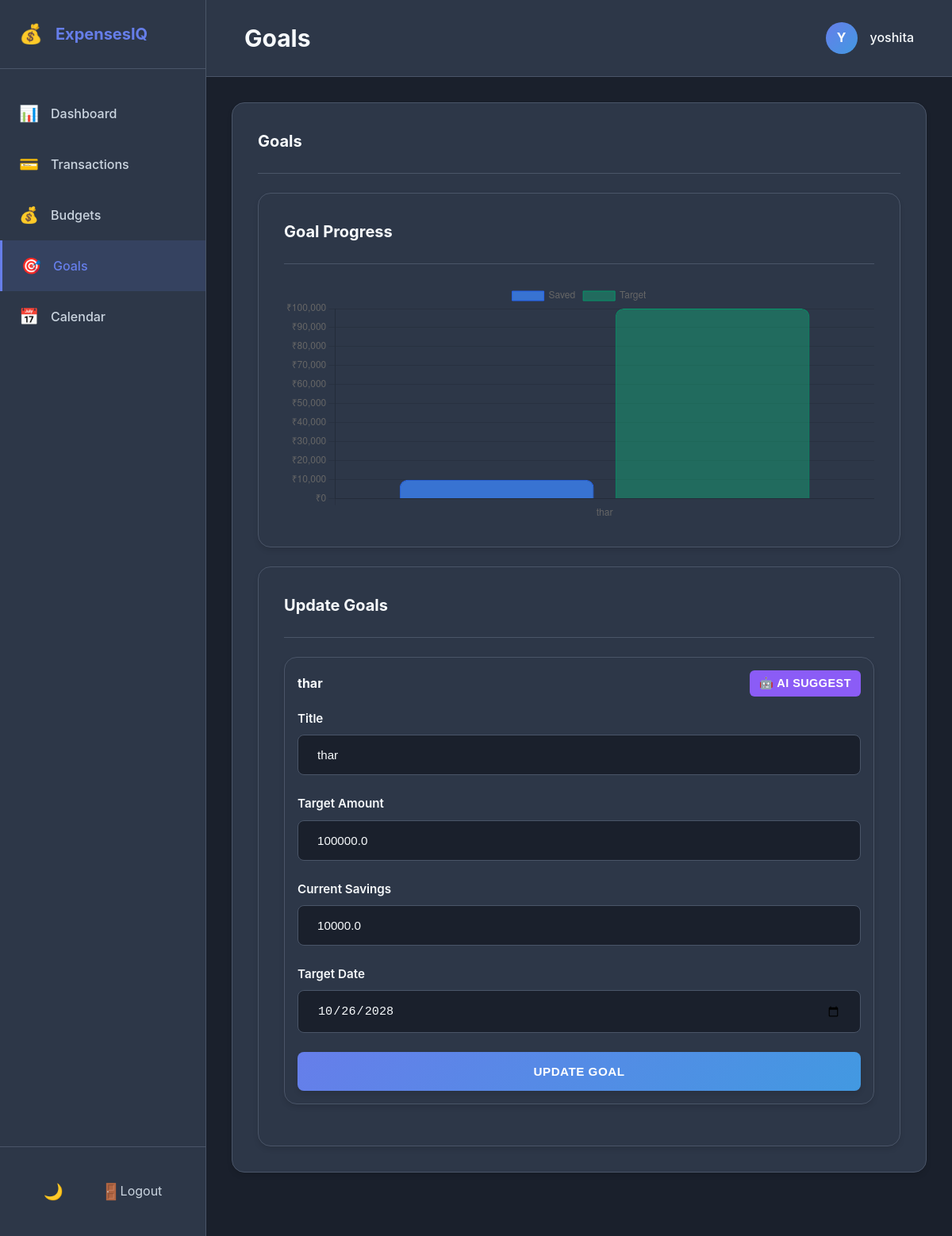
Page /goals (signed in) on the committed database.
### tables this page shows
CREATE TABLE goals(

            id INTEGER PRIMARY KEY AUTOINCREMENT,

            group_name TEXT,

            user TEXT,

            title TEXT,

            target REAL,

            saved REAL,

            due_date TEXT
        );

### app.py (the view, shortened to what this page needs)
@app.route('/goals', methods=['GET', 'POST'])
def goals_page():
    if 'user' not in session:
        return redirect(url_for('login'))
    group_name = session['group_name']
    conn = get_db()
    cur = conn.cursor()
    cur.execute('SELECT * FROM goals WHERE group_name=? ORDER BY id DESC', (group_name,))
    rows = [dict(r) for r in cur.fetchall()]
    conn.close()
    goals = []
    for g in rows:
        progress = int(min(100, (g['saved'] / g['target'] * 100) if g['target'] else 0))
        goals.append({
            'id': g['id'],
            'title': g['title'],
            'target': g['target'],
            'saved': g['saved'],
            'due_date': g['due_date'],
            'progress': progress,
        })
    return render_template('goals.html', goals=goals)

### app.py (called while the page is built)
@app.after_request
def add_cors(response: Response) -> Response:
    response.headers["Access-Control-Allow-Origin"] = "*"
    response.headers["Access-Control-Allow-Headers"] = (
        "Content-Type,Authorization"
    )
    response.headers["Access-Control-Allow-Methods"] = (
        "GET,POST,OPTIONS"
    )
    return response

def get_db():
    db_path = Path(__file__).resolve().parent / "data.db"
    conn = sqlite3.connect(str(db_path), timeout=10, check_same_thread=False)
    conn.row_factory = sqlite3.Row
    return conn

### templates/goals.html (shortened to what this page needs)
{% extends "base.html" %}
{% block page_title %}Goals{% endblock %}
{% block content %}
<div class="dashboard-section">
  <div class="card list-card">
    <div class="card-header">
      <h2 class="card-title">Goals</h2>
    </div>
    {% if goals %}
    <div class="list-row">
      <div class="card">
        <div class="card-header">
          <h3 class="card-title">Goal Progress</h3>
        </div>
        <div class="chart-container">
          <canvas id="goalsChart"></canvas>
        </div>
      </div>
      <div class="card">
        <div class="card-header">
          <h3 class="card-title">Update Goals</h3>
        </div>
        <div class="goal-list">
          {% for goal in goals %}
          <div class="card" style="margin-bottom: 20px; padding: 16px; border: 1px solid var(--color-border);">
            <div style="display: flex; justify-content: space-between; align-items: center; margin-bottom: 16px;">
              <h4 style="margin: 0; color: var(--color-text);">{{ goal.title }}</h4>
              <button class="btn btn-small" onclick="estimateDailySavings({{ goal.id }}, '{{ goal.title }}', {{ goal.target }}, {{ goal.saved }}, '{{ goal.due_date }}')" style="background-color: #8B5CF6; color: white; border: none; padding: 8px 12px; border-radius: 6px; cursor: pointer; font-size: 0.9rem;">
                🤖 AI Suggest
              </button>
            </div>
            <form method="post" class="dashboard-form">
              <div class="form-group">
                <label class="form-label">Title</label>
                <input class="form-input" name="title" type="text" value="{{ goal.title }}" disabled>
              </div>
              <div class="form-group">
                <label class="form-label">Target Amount</label>
                <input class="form-input" name="target" type="number" step="0.01" value="{{ goal.target }}" required>
              </div>
              <div class="form-group">
                <label class="form-label">Current Savings</label>
                <input class="form-input" name="saved" type="number" step="0.01" value="{{ goal.saved }}" required>
              </div>
              <div class="form-group">
                <label class="form-label">Target Date</label>
                <input class="form-input" name="due_date" type="date" value="{{ goal.due_date }}" required>
              </div>
              <button class="btn btn-primary btn-full" type="submit">Update Goal</button>
            </form>
          </div>
          {% endfor %}
        </div>
      </div>
    </div>
    {% endif %}
  </div>
</div>
{% endblock %}
{% block extra_js %}
{% if goals %}
<script>
  const goalLabels = {{ goals|map(attribute='title')|list|tojson }};
  const savedValues = {{ goals|map(attribute='saved')|list|tojson }};
  const targetValues = {{ goals|map(attribute='target')|list|tojson }};
  const goalsCtx = document.getElementById('goalsChart');
  if (goalsCtx) {
    new Chart(goalsCtx, {
      type: 'bar',
      data: {
        labels: goalLabels,
        datasets: [
          {
            label: 'Saved',
            data: savedValues,
            backgroundColor: 'rgba(59, 130, 246, 0.8)',
            borderColor: 'rgba(37, 99, 235, 1)',
            borderWidth: 1,
            borderRadius: 10,
          },
          {
            label: 'Target',
            data: targetValues,
            backgroundColor: 'rgba(16, 185, 129, 0.4)',
            borderColor: 'rgba(5, 150, 105, 1)',
            borderWidth: 1,
            borderRadius: 10,
          }
        ]
      },
      options: {
        responsive: true,
        maintainAspectRatio: false,
        plugins: {
          tooltip: {
            callbacks: {
              label: function(context) {
                return context.dataset.label + ': ₹' + context.parsed.y.toLocaleString();
              }
            }
          }
        },
        scales: {
          y: {
            beginAtZero: true,
            ticks: {
              callback: function(value) {
                return '₹' + value.toLocaleString();
              }
            }
          }
        }
      }
    });
  }
</script>
{% endif %}
{% endblock %}

### templates/base.html (shortened to what this page needs)
<!DOCTYPE html>
<html lang="en">
<head>
  <link rel="stylesheet" href="{{ url_for('static', filename='style_redesign.css') }}">
  <link rel="stylesheet" href="https://cdn.jsdelivr.net/npm/chart.js@3.9.1/dist/chart.min.css">
</head>
<body class="dark-mode">
  <div class="app-container">
    <aside class="sidebar">
      <div class="sidebar-header">
        <div class="logo">
          <span class="logo-icon">💰</span>
          <span class="logo-text">ExpensesIQ</span>
        </div>
      </div>
      <nav class="sidebar-nav">
        <a href="{{ url_for('dashboard') }}" class="nav-link {% if request.endpoint == 'dashboard' %}active{% endif %}">
          <span class="nav-icon">📊</span>
          <span class="nav-label">Dashboard</span>
        </a>
        <a href="{{ url_for('transactions_page') }}" class="nav-link {% if request.endpoint == 'transactions_page' %}active{% endif %}">
          <span class="nav-icon">💳</span>
          <span class="nav-label">Transactions</span>
        </a>
        <a href="{{ url_for('budgets') }}" class="nav-link {% if request.endpoint == 'budgets' %}active{% endif %}">
          <span class="nav-icon">💰</span>
          <span class="nav-label">Budgets</span>
        </a>
        <a href="{{ url_for('goals_page') }}" class="nav-link {% if request.endpoint == 'goals_page' %}active{% endif %}">
          <span class="nav-icon">🎯</span>
          <span class="nav-label">Goals</span>
        </a>
        <a href="{{ url_for('calendar_page') }}" class="nav-link {% if request.endpoint == 'calendar_page' %}active{% endif %}">
          <span class="nav-icon">📅</span>
          <span class="nav-label">Calendar</span>
        </a>
      </nav>
      <div class="sidebar-footer">
        <button class="theme-toggle" id="themeToggle" title="Toggle dark mode">
          <span class="theme-icon">🌙</span>
        </button>
        <a href="{{ url_for('logout') }}" class="logout-link">
          <span class="nav-icon">🚪</span>
          <span class="nav-label">Logout</span>
        </a>
      </div>
    </aside>
    <main class="main-content">
      <header class="top-header">
        <div class="header-left">
          <h1 class="page-title">{% block page_title %}Dashboard{% endblock %}</h1>
        </div>
        <div class="header-right">
          <div class="user-menu">
            <span class="user-avatar">{{ session.get('user', 'U')[0].upper() }}</span>
            <span class="user-name">{{ session.get('user', 'User') }}</span>
          </div>
        </div>
      </header>
      <section class="content">
        {% block content %}{% endblock %}
      </section>
    </main>
  </div>
  {% block extra_js %}{% endblock %}
</body>
</html>

### rows in the picture
goals: get "yoshita", title "thar", target "100000.0", saved "10000.0", due_date "10/26/2028"

### other values in the picture
{{ session.get('user', 'U')[0].upper() }} "Y"
chart data {{ goals|map(attribute='title')|list|tojson }} ["thar"]
chart data {{ goals|map(attribute='saved')|list|tojson }} [10000.0]
chart data {{ goals|map(attribute='target')|list|tojson }} [100000.0]
